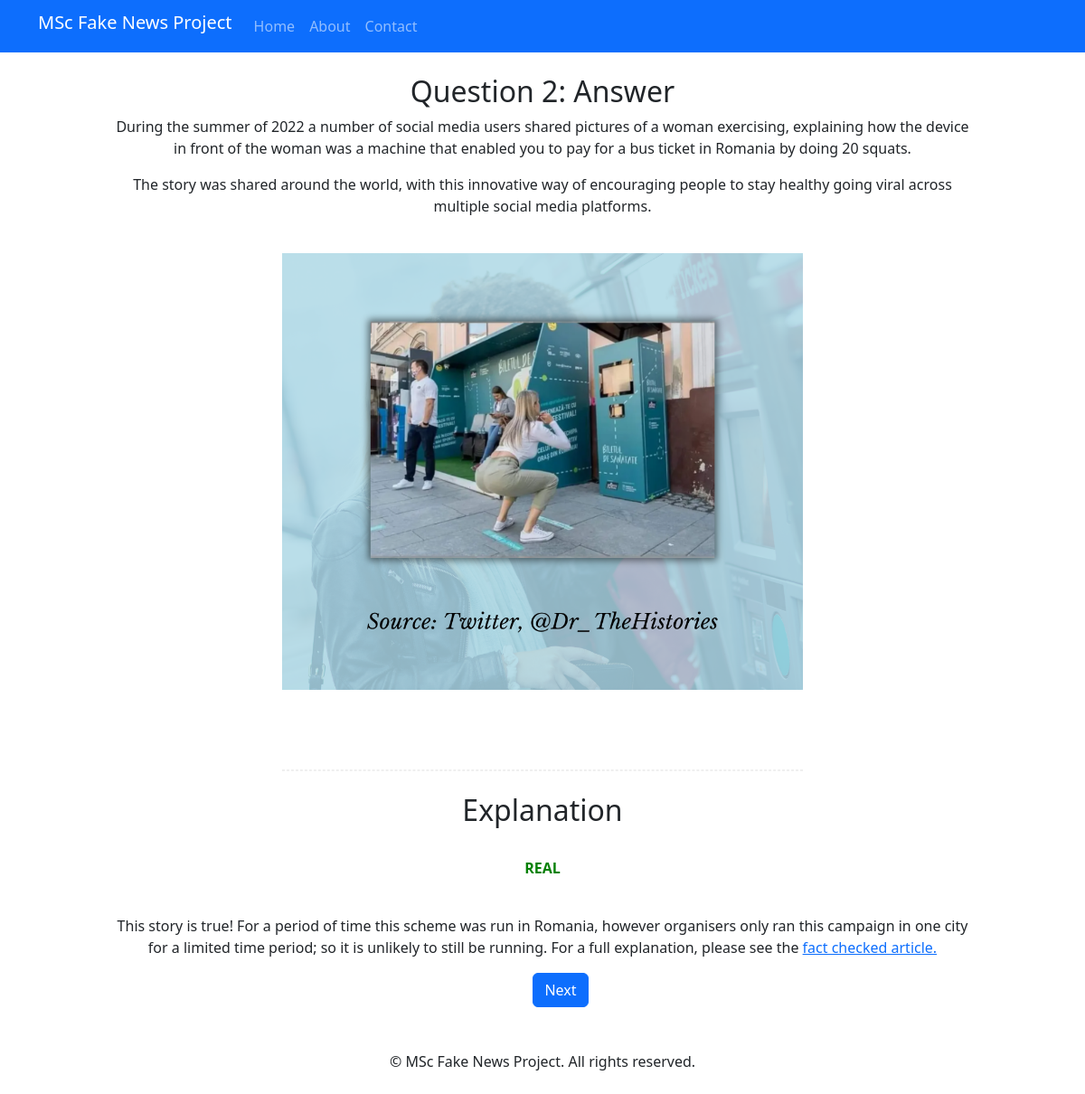
Before: /quiz_debrief/2/2/ with the older database file.
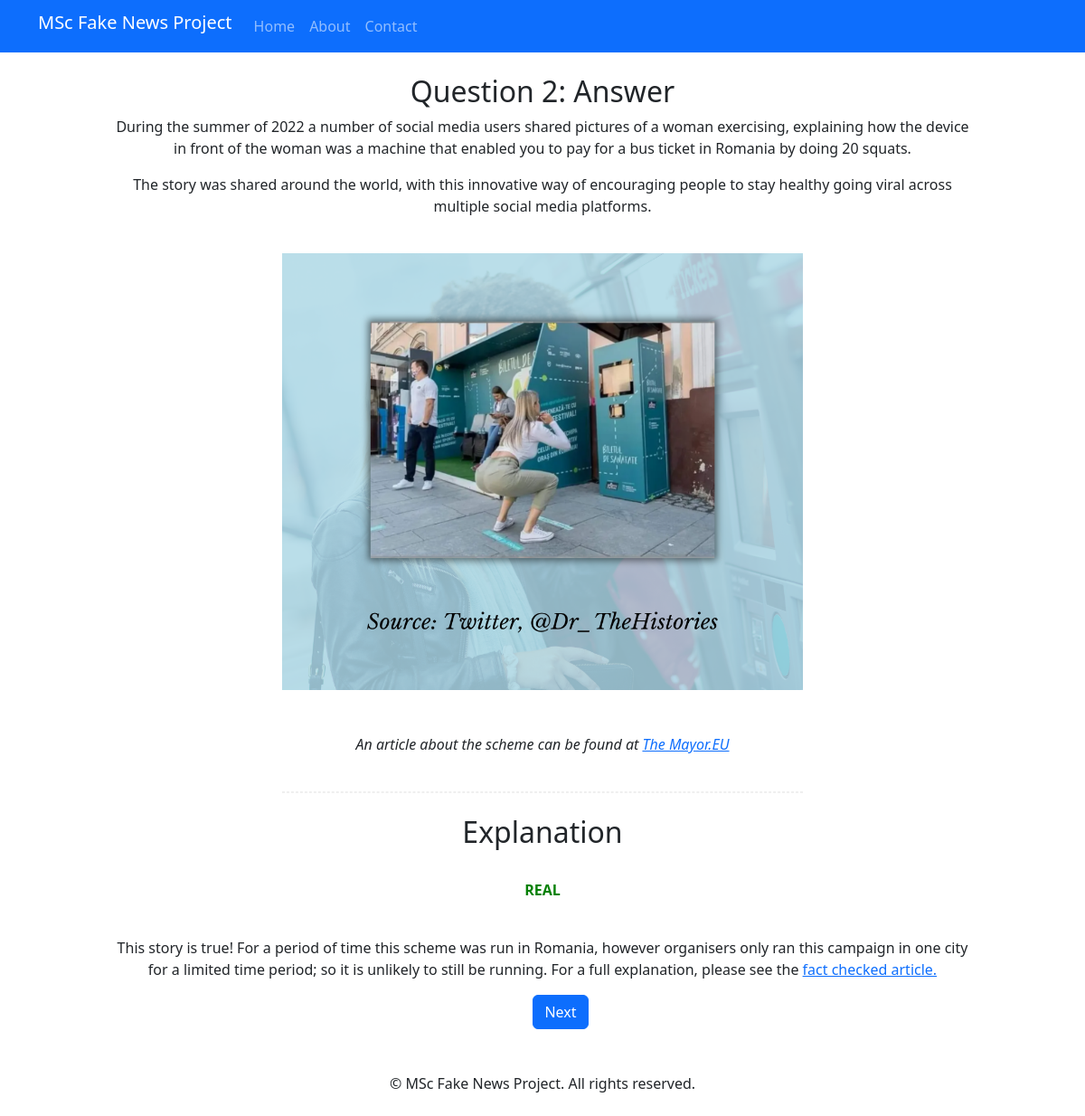
After: the same page with the newer database file.
### basicapp/models.py (models this page shows, shortened)
class Question(models.Model):
    summary = models.TextField()
    image = models.CharField(max_length=255)
    details = models.TextField()
    link = models.TextField()
    authenticity = models.CharField(max_length=10)
    explanation = models.TextField()

### basicapp/views.py (the view)
# urls.py: path('quiz_debrief/<int:participant_id>/<int:tutorial_id>/', views.quiz_debrief, name='quiz_debrief'),
def quiz_debrief(request, participant_id, tutorial_id):
    try:
        participant = Participant.objects.get(id=participant_id)
        question = Question.objects.get(id=tutorial_id)
    except Question.DoesNotExist:
        return redirect('consent_create.html')
    form = QuizResponseForm()
    next_question_number = tutorial_id + 1
    total_questions = Question.objects.count()
    if next_question_number > total_questions:
        return redirect('finished')
    else:
        return render(request, 'quiz_debrief.html', {
            'participant': participant,
            'question': question,
            'next_question_number': next_question_number,
            'form': form,
        })

### basicapp/templates/quiz_debrief.html (shortened to what this page needs)
{% extends 'base.html' %}
{% load static %}
{% block content %}
<div class="text-center" style="max-width: 80%; margin: 0 auto;">
    <h2>Question {{ question.id }}: Answer</h2>
    <p>{{ question.summary|linebreaksbr|safe }}</p>
    <p>{{ question.details|linebreaksbr|safe }}</p>
    <br>
    <img src="{% static question.image %}" alt="Image associated with scenario" style="max-width: 60%; margin: 0 auto;">
    <br><br><br>
    <p><i>{{ question.link|safe }}</i></p>
    <br>
    <hr style="border: 1px dashed #C0C0C0; color: #FFFFFF; max-width: 60%; margin: 0 auto;">
    <br>
    <h2>Explanation</h2>
    <br>
    <p><span style="text-transform: uppercase; font-weight: bold; color: {% if question.authenticity == 'real' %}green{% else %}red{% endif %};">{{ question.authenticity}}</span></p>
    <br>
    <p>{{ question.explanation|safe }}</p>
    {% with next_question=question.id|add:1 %}
    <form action="{% url 'quiz_debrief' participant_id=participant.id tutorial_id=next_question %}" method="post">
        <button type="submit" class="btn btn-primary indented-button">Next</button>
    </form>
    {% endwith %}
</div>
{% endblock %}

Changed rows visible on the page:
changed Question "REAL": link (not shown) → "An article about the scheme can be found at The Mayor.EU"
